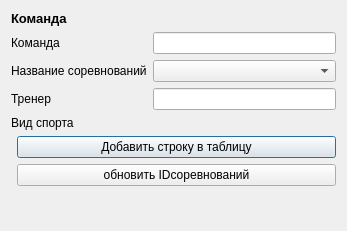
<?xml version="1.0" encoding="UTF-8"?>
<ui version="4.0">
 <class>dobavit_comand</class>
 <widget class="QDialog" name="dobavit_comand">
  <property name="geometry">
   <rect>
    <x>0</x>
    <y>0</y>
    <width>347</width>
    <height>231</height>
   </rect>
  </property>
  <property name="windowTitle">
   <string>Dialog</string>
  </property>
  <layout class="QFormLayout" name="formLayout">
   <item row="1" column="1">
    <widget class="QPushButton" name="pushButton_2">
     <property name="text">
      <string>Добавить строку в таблицу</string>
     </property>
    </widget>
   </item>
   <item row="2" column="1">
    <widget class="QPushButton" name="pushButton">
     <property name="text">
      <string>обновить IDсоревнований</string>
     </property>
    </widget>
   </item>
   <item row="0" column="0" colspan="2">
    <layout class="QGridLayout" name="gridLayout_2">
     <item row="6" column="0">
      <widget class="QLabel" name="label_9">
       <property name="text">
        <string>Вид спорта</string>
       </property>
      </widget>
     </item>
     <item row="0" column="0">
      <widget class="QLabel" name="label_7">
       <property name="font">
        <font>
         <pointsize>10</pointsize>
         <weight>75</weight>
         <bold>true</bold>
        </font>
       </property>
       <property name="text">
        <string>Команда</string>
       </property>
      </widget>
     </item>
     <item row="1" column="0">
      <widget class="QLabel" name="label_4">
       <property name="text">
        <string>Команда</string>
       </property>
      </widget>
     </item>
     <item row="3" column="0">
      <widget class="QLabel" name="label_8">
       <property name="text">
        <string>Название соревнований</string>
       </property>
      </widget>
     </item>
     <item row="5" column="0">
      <widget class="QLabel" name="label_20">
       <property name="text">
        <string>Тренер</string>
       </property>
      </widget>
     </item>
     <item row="3" column="1">
      <widget class="QComboBox" name="comboBox"/>
     </item>
     <item row="1" column="1">
      <widget class="QLineEdit" name="lineEdit"/>
     </item>
     <item row="5" column="1">
      <widget class="QLineEdit" name="lineEdit_2"/>
     </item>
     <item row="6" column="1">
      <widget class="QLabel" name="label">
       <property name="text">
        <string/>
       </property>
      </widget>
     </item>
    </layout>
   </item>
  </layout>
 </widget>
 <resources/>
 <connections/>
</ui>
